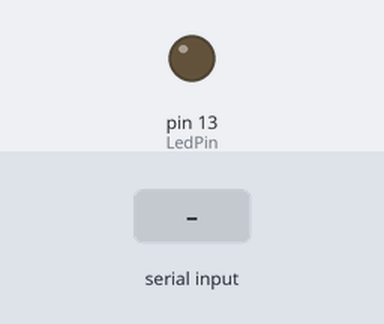
This sketch was run on a simulated Arduino Uno, built with avr-gcc and run on an emulated ATmega328P. Shown: output pins drawn as LEDs (lit = HIGH). The inputs (shaded band) are chosen by the test bench.

Above: at 1.2 s.
1.3 s: "1" received over Serial
At 1.9 s:
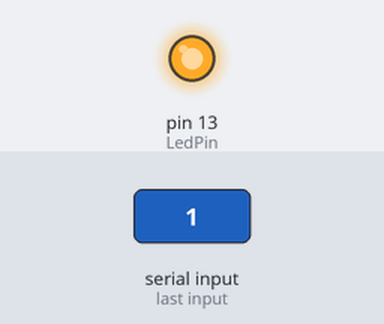
2.8 s: "0" received over Serial
At 4.2 s:
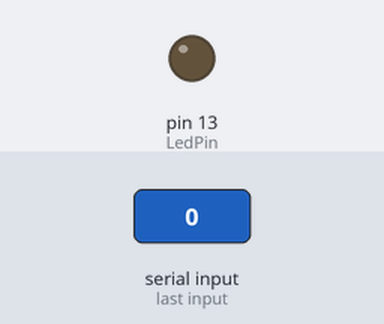
Timing chart, 0 to 5.8 s (numbered marks = the images above; inputs shaded):
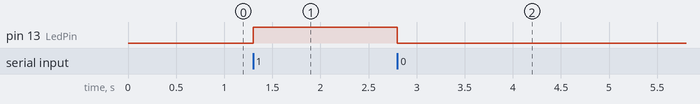

Measured:
- after the input at 1.3 s, pin 13 (LedPin): LOW → HIGH at once
- after the input at 2.8 s, pin 13 (LedPin): HIGH → LOW at once

The sketch:

ArduinoLEDControl.ino
```cpp
const int LedPin = 13;
int ledState = 0;

void setup()
{
  pinMode(LedPin, OUTPUT);

  Serial.begin(9600);
}

void loop()
{
  if (Serial.available() > 0)
  {
    char receivedChar = Serial.read();

    if (receivedChar == '1')
    {
      digitalWrite(LedPin, HIGH);
      ledState = 1;
    }
    else if (receivedChar == '0')
    {
      digitalWrite(LedPin, LOW);
      ledState = 0;
    }
  }
}
```
